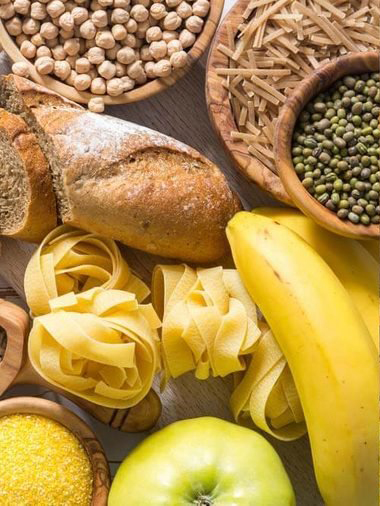
#> input picture images/diff1.jpg, 380 x 506 px
$ python imp_7_3_FindDiff.py
#> lines starting #> are read from the running program, lines starting #| are printed output that depends on the picture
# 영상 뺄셈과 형태학적 연산으로 다른 그림 찾기

import cv2
import sys
import numpy as np

img1 = cv2.imread('images/diff1.jpg', cv2.IMREAD_COLOR)
#> img1 is the input picture: shape (506, 380, 3); mean B, G, R 72.9, 142.3, 178.1
img2 = cv2.imread('images/diff2.jpg', cv2.IMREAD_COLOR)
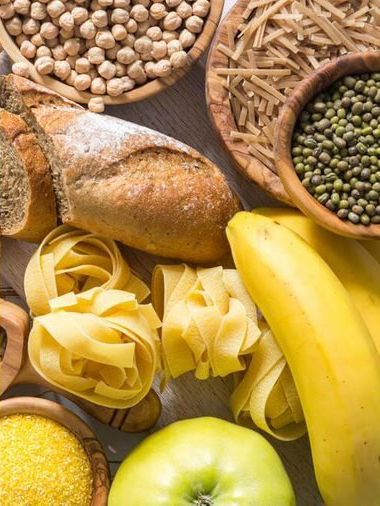
#> input picture images/diff2.jpg, 380 x 506 px
#> img2 is the input picture: shape (506, 380, 3); mean B, G, R 73, 142.5, 178.2

if img1 is None  or img2 is None:
    print('영상 읽기 실패')
    sys.exit()

dst = cv2.absdiff(img1, img2)   # 영상의 차이 구하기
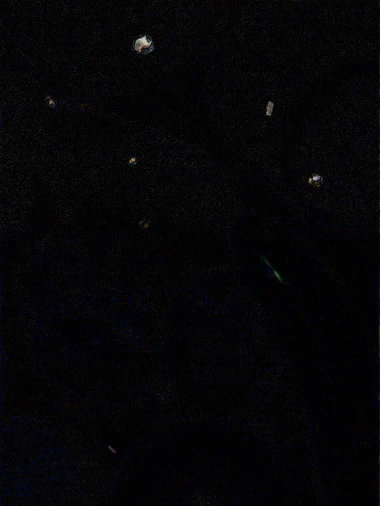
#> dst: shape (506, 380, 3); mean B, G, R 6.2, 4.5, 4.9
# 이진화로 차이를 강화
ret, bin = cv2.threshold(dst, 30, 255, cv2.THRESH_BINARY)
se = cv2.getStructuringElement(cv2.MORPH_RECT, (3,3))
grad = cv2.morphologyEx(bin, cv2.MORPH_GRADIENT, se) # 차이점의 경계선 강화
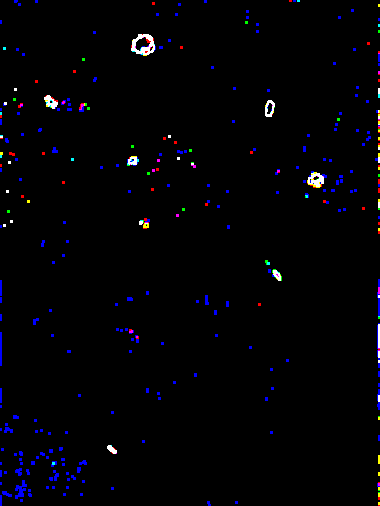
#> grad: shape (506, 380, 3); mean B, G, R 5.2, 2, 2.3
ans = cv2.addWeighted(img1, 0.5, grad, 0.5, 0)    # 원래 영상에 표시
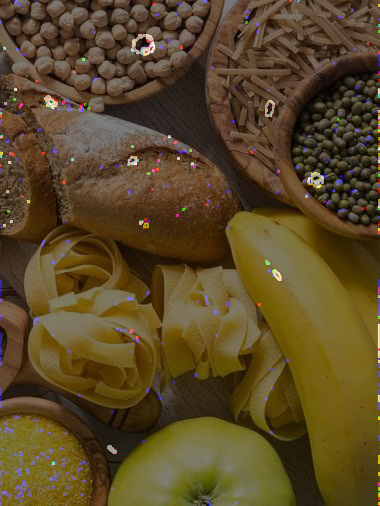
#> ans: shape (506, 380, 3); mean B, G, R 39, 72.1, 90.2
# ans = cv2.add(img1, grad)    # 원래 영상에 표시

cv2.imshow('Original1', img1)
cv2.imshow('Original2', img2)
cv2.imshow('Result', dst)
cv2.imshow('ans', ans)
cv2.waitKey()
cv2.destroyAllWindows()
